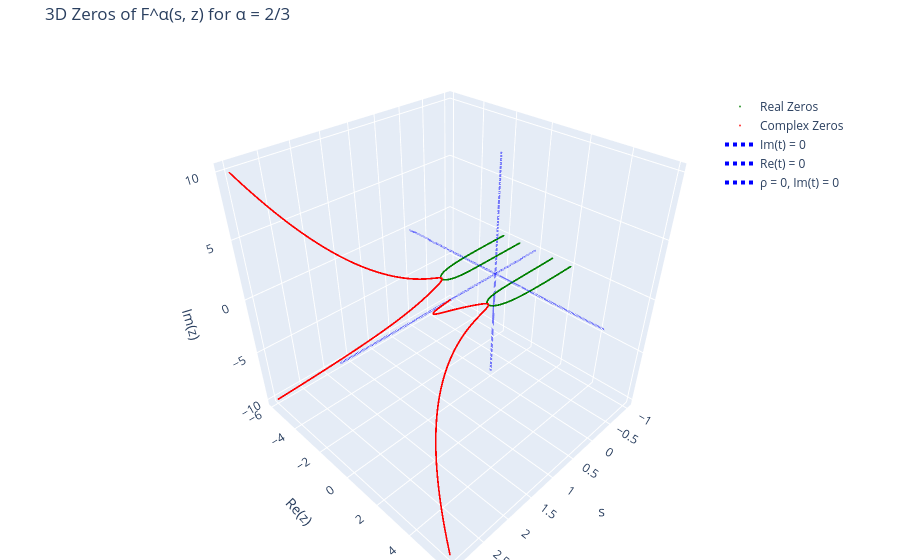

Notebook cell for this chart:
### Code cell
#CASE 0 a=1 b=2
import numpy as np
import plotly.graph_objects as go

# --- Changeable Parameters ---
alpha = 2/3
rho_start = -1
rho_end = 3
num_points = 2000
# -----------------------------

# Generate values for rho
rho_values = np.linspace(rho_start, rho_end, num_points)

# Lists to store the coordinates of the roots
real_rho, real_re, real_im = [], [], []
comp_rho, comp_re, comp_im = [], [], []

for rho in rho_values:
    # Apply the substitution r = exp(-rho)
    r = np.exp(-rho)
    #r= rho
    
    # Coefficients for a4*t^4 + a3*t^3 + a2*t^2 + a1*t + a0 = 0
    # Derived from image_951ecd.png
    #a4 = r**4
    #a3 = 0
    #a2 = -2 * r**2 * (r**2 * (alpha + 2) - (alpha + 3))
    #a1 = 0
    #a0 = r**4 * (alpha + 1) * (alpha + 2) - 2 * r**2 * (alpha + 1) * (alpha + 3) + alpha**2 + 5 * alpha + 9
    a4 = r**4
    a3 = 0
    a2 = (2*alpha - 1)*r**2 - 2*(alpha + 2)*r**4
    a1 = 0
    a0 = (alpha + 1)*(alpha + 2)*r**4 - (2*alpha**2 + alpha - 1)*r**2 + (alpha - 1)**2

          
    # Calculate the roots using numpy
    coeffs = [a4, a3, a2, a1, a0]
    roots = np.roots(coeffs)
    
    # Separate into real and complex roots
    for root in roots:
        # Check if the imaginary part is effectively zero
        if np.isclose(root.imag, 0, atol=1e-7):
            real_rho.append(rho)
            real_re.append(root.real)
            real_im.append(0.0) # Snap to exactly 0 for visualization
        else:
            comp_rho.append(rho)
            comp_re.append(root.real)
            comp_im.append(root.imag)

# --- Create the 3D Plot ---
fig = go.Figure()

# Add Real Zeros (Green)
fig.add_trace(go.Scatter3d(
    x=real_rho, 
    y=real_re, 
    z=real_im,
    mode='markers',
    marker=dict(size=1, color='green', opacity=0.8),
    name='Real Zeros'
))

# Add Complex Zeros (Red)
fig.add_trace(go.Scatter3d(
    x=comp_rho, 
    y=comp_re, 
    z=comp_im,
    mode='markers',
    marker=dict(size=1, color='red', opacity=0.8),
    name='Complex Zeros'
))

# Add Blue dotted line across Im(t) = 0 (Runs along the rho axis at Re(t)=0)
fig.add_trace(go.Scatter3d(
    x=[rho_start, rho_end], 
    y=[0, 0], 
    z=[0, 0],
    mode='lines',
    line=dict(color='blue', width=4, dash='dot'),
    name='Im(t) = 0'
))

# Add Brown dotted line where Re(t) = 0 (Runs along the Im(t) axis at rho = 0)
min_im = min(comp_im) if comp_im else -2
max_im = max(comp_im) if comp_im else 2

fig.add_trace(go.Scatter3d(
    x=[0, 0], 
    y=[0, 0], 
    z=[min_im, max_im],
    mode='lines',
    line=dict(color='blue', width=4, dash='dot'),
    name='Re(t) = 0'
))

# Add Blue dotted line where rho = 0 and Im(t) = 0 (Runs along the Re(t) axis)
all_re = real_re + comp_re
min_re = min(all_re) if all_re else -2
max_re = max(all_re) if all_re else 2

fig.add_trace(go.Scatter3d(
    x=[0, 0], 
    y=[min_re, max_re], 
    z=[0, 0],
    mode='lines',
    line=dict(color='blue', width=4, dash='dot'),
    name='ρ = 0, Im(t) = 0'
))

# Configure the layout
fig.update_layout(
    title= f'3D Zeros of F^α(s, z) for α = {alpha}',
    scene=dict(
        xaxis_title='s',
        yaxis_title='Re(z)',
        zaxis_title='Im(z)'
    ),
    margin=dict(l=0, r=0, b=0, t=40),
    legend=dict(x=0.8, y=0.9)
)

# Open the interactive plot in your default web browser
fig.show()

### Figure 1 — Plotly figure (JSON) as saved in the notebook; plotly's stock layout.template omitted (floating-point values rounded to 4 significant figures; data arrays with more than 128 entries replaced by an {"elided": "..."} marker saying what was removed)
{"data": [{"marker": {"color": "green", "opacity": 0.8, "size": 1}, "mode": "markers", "name": "Real Zeros", "type": "scatter3d", "x": {"elided": "3388 float values"}, "y": {"elided": "3388 float values"}, "z": {"elided": "3388 int values"}}, {"marker": {"color": "red", "opacity": 0.8, "size": 1}, "mode": "markers", "name": "Complex Zeros", "type": "scatter3d", "x": {"elided": "4612 float values"}, "y": {"elided": "4612 float values"}, "z": {"elided": "4612 float values"}}, {"line": {"color": "blue", "dash": "dot", "width": 4}, "mode": "lines", "name": "Im(t) = 0", "type": "scatter3d", "x": [-1, 3], "y": [0, 0], "z": [0, 0]}, {"line": {"color": "blue", "dash": "dot", "width": 4}, "mode": "lines", "name": "Re(t) = 0", "type": "scatter3d", "x": [0, 0], "y": [0, 0], "z": [-9.956, 9.956]}, {"line": {"color": "blue", "dash": "dot", "width": 4}, "mode": "lines", "name": "ρ = 0, Im(t) = 0", "type": "scatter3d", "x": [0, 0], "y": [-5.877, 5.877], "z": [0, 0]}], "layout": {"legend": {"x": 0.8, "y": 0.9}, "margin": {"b": 0, "l": 0, "r": 0, "t": 40}, "scene": {"xaxis": {"title": {"text": "s"}}, "yaxis": {"title": {"text": "Re(z)"}}, "zaxis": {"title": {"text": "Im(z)"}}}, "title": {"text": "3D Zeros of F^α(s, z) for α = 2/3"}}}
